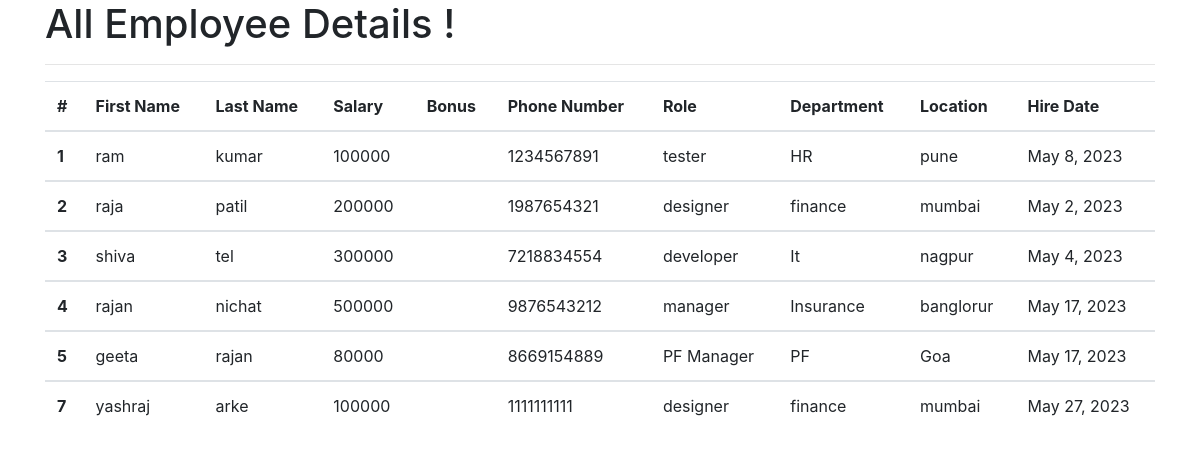
The app's page /all_emp with its own data.
### emp_app/models.py (models this page shows, shortened)
class Employee(models.Model):
    first_name = models.CharField(max_length=100, null=False)
    last_name = models.CharField(max_length=100)
    dept = models.ForeignKey(Department,on_delete=models.CASCADE)
    salary = models.IntegerField(default=0)
    bonus = models.IntegerField(default=0)
    role = models.ForeignKey(Role,on_delete=models.CASCADE)
    phone = models.IntegerField(default=0)
    hire_date = models.DateField()
    def __str__(self):
        return "%s %s %s "%(self.first_name,self.last_name,self.phone)

class Role(models.Model):
    name = models.CharField(max_length=100,null=False)

class Department(models.Model):
    name = models.CharField(max_length=100,null=False)
    location = models.CharField(max_length=100)

### emp_app/views.py (the view)
# urls.py: path('all_emp',views.all_emp,name="all_emp"),
def all_emp(request):
    emps = Employee.objects.all()
    context = {
        'emps' : emps
    }
    print(context)
    return render(request,'view_all_emp.html',context)

### templates/view_all_emp.html (shortened to what this page needs)
<!doctype html>
<html lang="en">
  <head>
    <link rel="stylesheet" href="https://cdn.jsdelivr.net/npm/bootstrap@4.3.1/dist/css/bootstrap.min.css">
  </head>
  <body>
    <div class="container">
      <h1>All Employee Details !</h1>
        <hr>
        <table class="table">
  <thead>
    <tr>
      <th scope="col">#</th>
      <th scope="col">First Name</th>
      <th scope="col">Last Name</th>
      <th scope="col">Salary</th>
      <th scope="col">Bonus</th>
      <th scope="col">Phone Number</th>
      <th scope="col">Role</th>
      <th scope="col">Department</th>
      <th scope="col">Location</th>
      <th scope="col">Hire Date</th>
    </tr>
  </thead>
          {% for emp in emps %}
  <tbody>
    <tr>
      <th scope="row">{{emp.id}}</th>
      <td>{{emp.first_name}}</td>
      <td>{{emp.last_name}}</td>
      <td>{{emp.salary}}</td>
      <td>{{emp.bouns}}</td>
      <td>{{emp.phone}}</td>
      <td>{{emp.role.name}}</td>
      <td>{{emp.dept.name}}</td>
      <td>{{emp.dept.location}}</td>
      <td>{{emp.hire_date}}</td>
    </tr>
  </tbody>
          {% endfor %}
</table>
</div>
  </body>
</html>

### records on screen
Employee: id "1", first_name "ram", last_name "kumar", salary "100000", phone "1234567891", role.name "tester", dept.name "HR", dept.location "pune", hire_date "May 8, 2023"
Employee: id "2", first_name "raja", last_name "patil", salary "200000", phone "1987654321", role.name "designer", dept.name "finance", dept.location "mumbai", hire_date "May 2, 2023"
Employee: id "3", first_name "shiva", last_name "tel", salary "300000", phone "7218834554", role.name "developer", dept.name "It", dept.location "nagpur", hire_date "May 4, 2023"
Employee: id "4", first_name "rajan", last_name "nichat", salary "500000", phone "9876543212", role.name "manager", dept.name "Insurance", dept.location "banglorur", hire_date "May 17, 2023"
Employee: id "5", first_name "geeta", last_name "rajan", salary "80000", phone "8669154889", role.name "PF Manager", dept.name "PF", dept.location "Goa", hire_date "May 17, 2023"
Employee: id "7", first_name "yashraj", last_name "arke", salary "100000", phone "1111111111", role.name "designer", dept.name "finance", dept.location "mumbai", hire_date "May 27, 2023"
